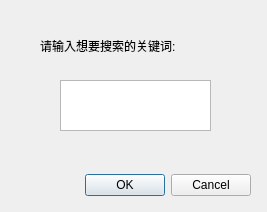
<?xml version="1.0" encoding="UTF-8"?>
<ui version="4.0">
 <class>Dialog</class>
 <widget class="QDialog" name="Dialog">
  <property name="geometry">
   <rect>
    <x>0</x>
    <y>0</y>
    <width>267</width>
    <height>212</height>
   </rect>
  </property>
  <property name="windowTitle">
   <string>Dialog</string>
  </property>
  <widget class="QDialogButtonBox" name="buttonBox">
   <property name="geometry">
    <rect>
     <x>50</x>
     <y>170</y>
     <width>201</width>
     <height>31</height>
    </rect>
   </property>
   <property name="orientation">
    <enum>Qt::Horizontal</enum>
   </property>
   <property name="standardButtons">
    <set>QDialogButtonBox::Cancel|QDialogButtonBox::Ok</set>
   </property>
  </widget>
  <widget class="QTextEdit" name="textEdit">
   <property name="geometry">
    <rect>
     <x>60</x>
     <y>80</y>
     <width>151</width>
     <height>51</height>
    </rect>
   </property>
  </widget>
  <widget class="QLabel" name="label">
   <property name="geometry">
    <rect>
     <x>40</x>
     <y>30</y>
     <width>151</width>
     <height>31</height>
    </rect>
   </property>
   <property name="text">
    <string>请输入想要搜索的关键词:</string>
   </property>
  </widget>
 </widget>
 <resources/>
 <connections>
  <connection>
   <sender>buttonBox</sender>
   <signal>accepted()</signal>
   <receiver>Dialog</receiver>
   <slot>accept()</slot>
   <hints>
    <hint type="sourcelabel">
     <x>248</x>
     <y>254</y>
    </hint>
    <hint type="destinationlabel">
     <x>157</x>
     <y>274</y>
    </hint>
   </hints>
  </connection>
  <connection>
   <sender>buttonBox</sender>
   <signal>rejected()</signal>
   <receiver>Dialog</receiver>
   <slot>reject()</slot>
   <hints>
    <hint type="sourcelabel">
     <x>316</x>
     <y>260</y>
    </hint>
    <hint type="destinationlabel">
     <x>286</x>
     <y>274</y>
    </hint>
   </hints>
  </connection>
 </connections>
</ui>
